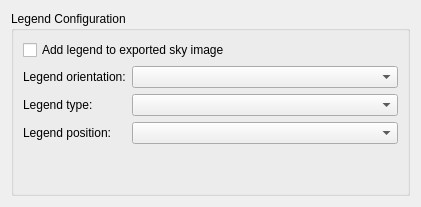
<?xml version="1.0" encoding="UTF-8"?>
<ui version="4.0">
 <class>ExportImageDialog</class>
 <widget class="QWidget" name="ExportImageDialog">
  <property name="geometry">
   <rect>
    <x>0</x>
    <y>0</y>
    <width>421</width>
    <height>207</height>
   </rect>
  </property>
  <property name="windowTitle">
   <string>Form</string>
  </property>
  <layout class="QVBoxLayout" name="verticalLayout">
   <item>
    <widget class="QGroupBox" name="legendGroupBox">
     <property name="title">
      <string>Legend Configuration</string>
     </property>
     <layout class="QVBoxLayout" name="verticalLayout_2">
      <item>
       <widget class="QCheckBox" name="addLegendCheckBox">
        <property name="text">
         <string>Add legend to exported sky image</string>
        </property>
       </widget>
      </item>
      <item>
       <layout class="QFormLayout" name="formLayout">
        <property name="fieldGrowthPolicy">
         <enum>QFormLayout::AllNonFixedFieldsGrow</enum>
        </property>
        <item row="0" column="0">
         <widget class="QLabel" name="legendOrientationLabel">
          <property name="text">
           <string>Legend orientation:</string>
          </property>
         </widget>
        </item>
        <item row="0" column="1">
         <widget class="QComboBox" name="legendOrientationComboBox"/>
        </item>
        <item row="1" column="0">
         <widget class="QLabel" name="legendTypeLabel">
          <property name="text">
           <string>Legend type:</string>
          </property>
         </widget>
        </item>
        <item row="1" column="1">
         <widget class="KComboBox" name="legendTypeComboBox"/>
        </item>
        <item row="2" column="0">
         <widget class="QLabel" name="legendPositionLabel">
          <property name="text">
           <string>Legend position:</string>
          </property>
         </widget>
        </item>
        <item row="2" column="1">
         <widget class="QComboBox" name="legendPositionComboBox"/>
        </item>
       </layout>
      </item>
      <item>
       <spacer name="horizontalSpacer">
        <property name="orientation">
         <enum>Qt::Horizontal</enum>
        </property>
        <property name="sizeHint" stdset="0">
         <size>
          <width>40</width>
          <height>20</height>
         </size>
        </property>
       </spacer>
      </item>
     </layout>
    </widget>
   </item>
  </layout>
 </widget>
 <customwidgets>
  <customwidget>
   <class>KComboBox</class>
   <extends>QComboBox</extends>
   <header>kcombobox.h</header>
  </customwidget>
 </customwidgets>
 <resources/>
 <connections/>
</ui>
